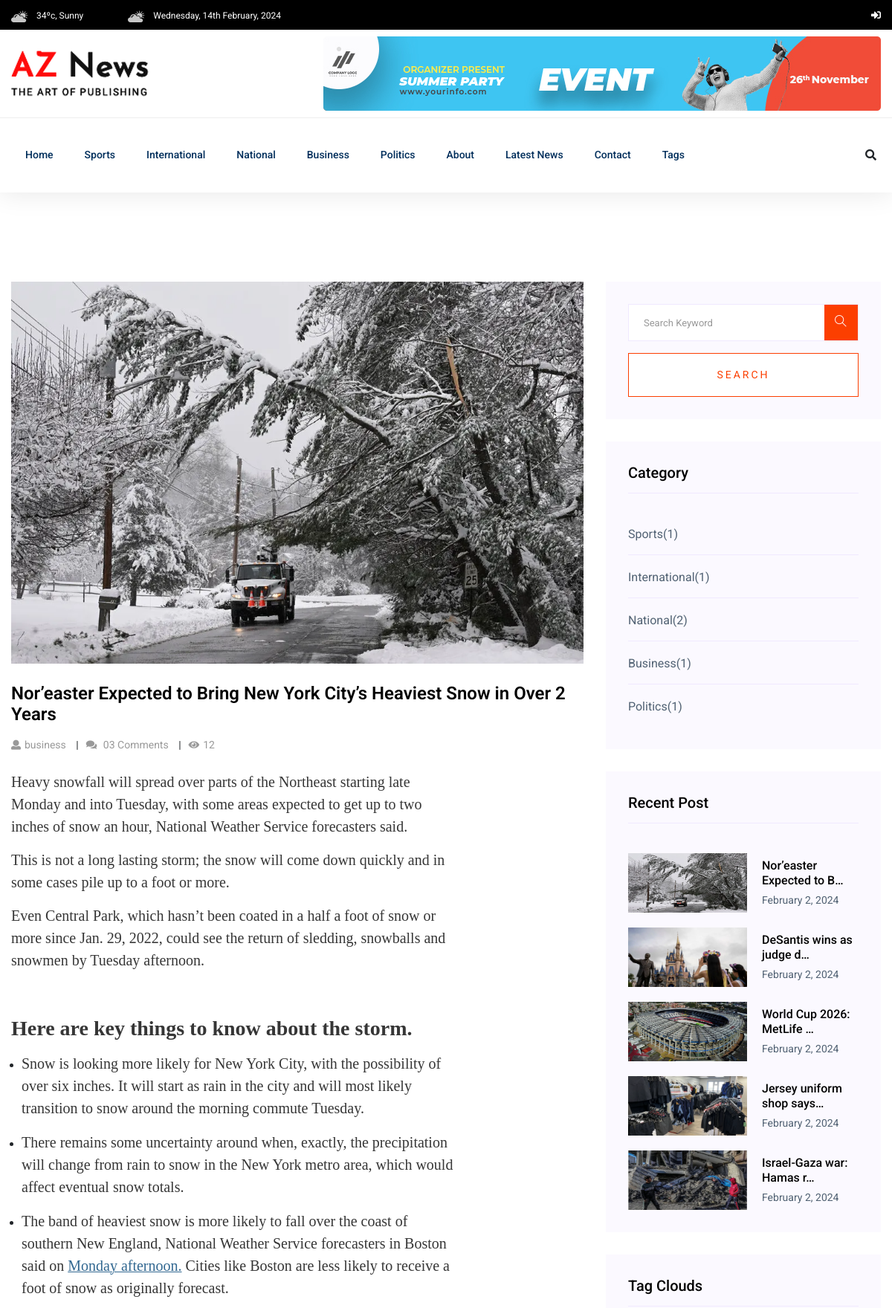
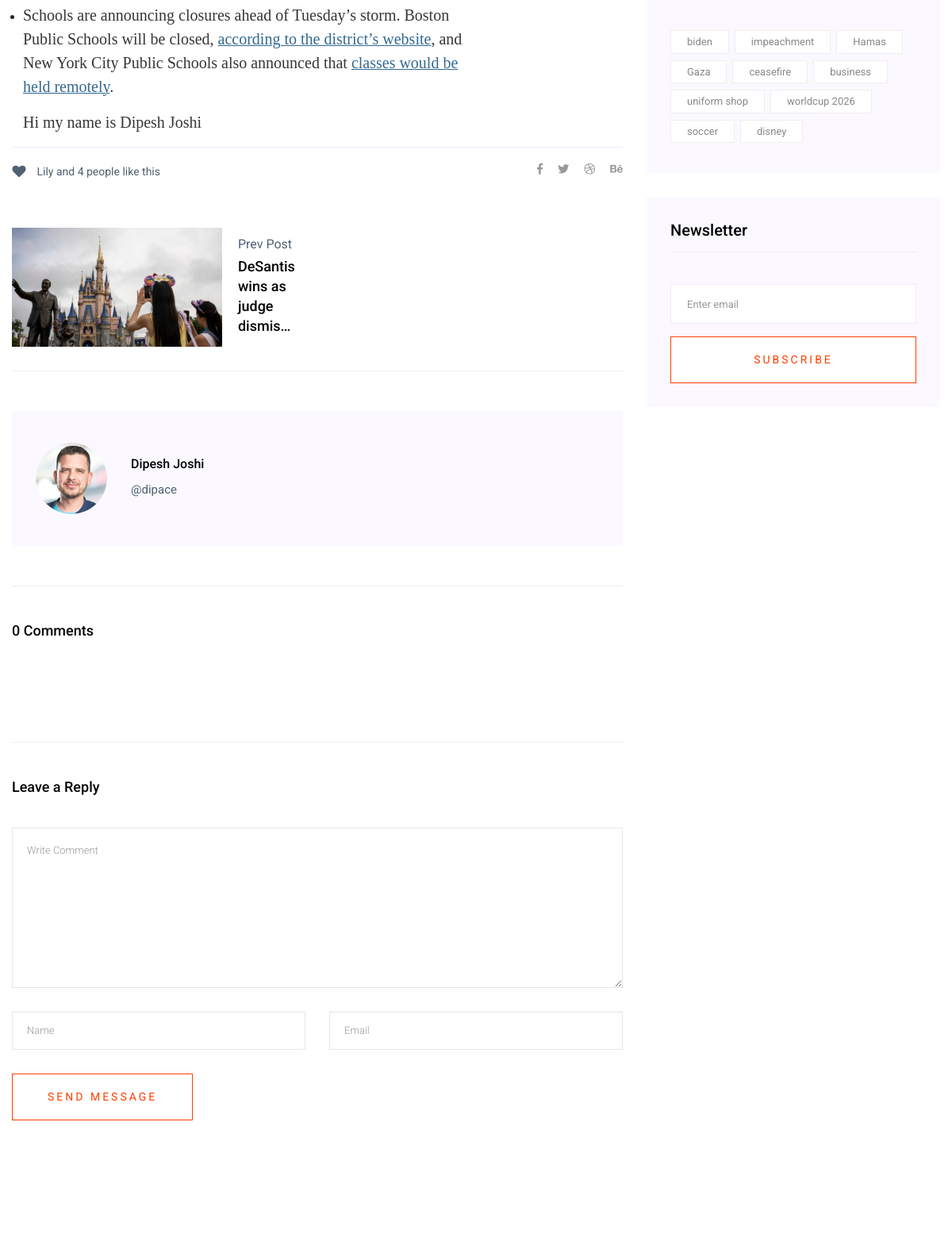
The app's page /post-detail/6/ (upper part) with its own data (2 pictures, top to bottom).
### newspaper/models.py (models this page shows, shortened)
class TimeStampModel(models.Model):
    created_at = models.DateTimeField(auto_now_add = True)
    updated_at = models.DateTimeField(auto_now = True)
    class Meta:
        abstract = True # Do not create table for this model

class Category(TimeStampModel):
    name = models.CharField(max_length = 20)

class Post(models.Model):
    STATUS_CHOICES = [
        ("active", "Active"),
        ("inactive", "Inactive"),
    ]
    title = models.CharField(max_length = 200)
    content = models.TextField()
    featured_image = models.ImageField(upload_to = "post_images/%Y/%m/%d", blank = False)
    author = models.ForeignKey("auth.User", on_delete = models.CASCADE)
    published_at = models.DateTimeField(null = True, blank = True)
    status = models.CharField(max_length = 20, choices = STATUS_CHOICES, default = "active")
    views_count = models.PositiveBigIntegerField(default = 0)
    created_at = models.DateTimeField(auto_now_add = True)
    updated_at = models.DateTimeField(auto_now = True)
    category = models.ForeignKey(Category, on_delete = models.CASCADE)
    tag = models.ManyToManyField(Tag)
    @property
    def latest_comments(self):
        comments = Comment.objects.filter(post=self).order_by("-created_at")
        return comments

class Tag(TimeStampModel):
    name = models.CharField(max_length = 20)
    def __str__(self):
        return self.name

### newspaper/views.py (the view)
# urls.py: path("post-detail/<int:pk>/", views.PostDetailView.as_view(), name = "post-detail"),
class PostDetailView(DetailView):
    model = Post
    template_name = "aznews/main/detail/detail.html"
    context_object_name = "post"
    def get_context_data(self, *args, **kwargs):
        context = super().get_context_data(*args, **kwargs)
        obj = self.get_object() # 4
        obj.views_count += 1
        obj.save()
        context["previous_post"] = (
            Post.objects.filter(
                status="active", published_at__isnull=False, id__lt=obj.id
            )
            .order_by("-id")
            .first()
        )
        context["next_post"] = (
            Post.objects.filter(
                status="active", published_at__isnull=False, id__gt=obj.id
            )
            .order_by("id")
            .first()
        )
        return context

### newspaper/navigation.py (called while the page is built)
def navigation(request):
    categories = Category.objects.all()[:5]
    tags = Tag.objects.all()[:10]
    trending_posts = Post.objects.filter(
        status="active", published_at__isnull=False
    ).order_by("-published_at", "-views_count")[:5]
    return {
        "tags": tags,
        "categories": categories,
        "trending_posts": trending_posts,
    }

### templates/aznews/main/detail/detail.html
{% extends "aznews/base.html" %}
{% block content %}
    <section class="blog_area single-post-area section-padding">
        <div class="container">
            <div class="row">
                <div class="col-lg-8 posts-list">
                    {% include "aznews/main/detail/left/blog.html" %}
                    {% include "aznews/main/detail/left/post_nav.html" %}
                    {% include "aznews/main/detail/left/author.html" %}
                    {% include "aznews/main/detail/left/comment_list.html" %}
                    {% include "aznews/main/detail/left/comment_form.html" %}
                </div>
                <div class="col-lg-4">
                    <div class="blog_right_sidebar">
                        {% include "aznews/main/list/right/search.html" %}
                        {% include "aznews/main/list/right/category.html" %}
                        {% include "aznews/main/list/right/popular_post.html" %}
                        {% include "aznews/main/list/right/tag.html" %}
                        {% include "aznews/main/list/right/newsletter.html" %}
                    </div>
                </div>
            </div>
        </div>
    </section>
{% endblock content %}

### templates/aznews/header/header.html (shortened to what this page needs)
{% load static %}
<header>
    <div class="header-area">
        <div class="main-header ">
            <div class="header-top black-bg d-none d-md-block">
                <div class="container">
                    <div class="col-xl-12">
                        <div class="row d-flex justify-content-between align-items-center">
                            <div class="header-info-left">
                                <ul>
                                    <li>
                                        <img src="{% static 'aznews/assets/img/icon/header_icon1.png' %}" alt="">
                                        34ºc, Sunny
                                    </li>
                                    <li>
                                        <img src="{% static 'aznews/assets/img/icon/header_icon1.png' %}" alt="">
                                        {% now "l, jS F, Y" %}
                                    </li>
                                </ul>
                            </div>
                            <div class="header-info-right">
                                <ul class="header-social">
                                    {% if user.is_authenticated %}
                                        <li>
                                            <a href="{% url 'logout' %}"><i class="fas fa-sign-out-alt"></i></a>
                                        </li>
                                        <li>
                                            <a href="{% url 'blog:draft-list' %}"><i class="fas fa-tasks"></i></a>
                                        </li>
                                        <li>
                                            <a href="{% url 'blog:post-create' %}"><i class="fas fa-plus"></i></a>
                                        </li>
                                    {% else %}
                                        <li>
                                            <a href="{% url 'login' %}"><i class="fas fa-sign-in-alt"></i></a>
                                        </li>
                                    {% endif %}
                                </ul>
                            </div>
                        </div>
                    </div>
                </div>
            </div>
            <div class="header-mid d-none d-md-block">
                <div class="container">
                    <div class="row d-flex align-items-center">
                        <div class="col-xl-3 col-lg-3 col-md-3">
                            <div class="logo">
                                <a href="/">
                                    <img src="{% static 'aznews/assets/img/logo/logo.png' %}" alt="">
                                </a>
                            </div>
                        </div>
                        <div class="col-xl-9 col-lg-9 col-md-9">
                            <div class="header-banner f-right ">
                                <img src="{% static 'aznews/assets/img/hero/header_card.jpg' %}" alt="">
                            </div>
                        </div>
                    </div>
                </div>
            </div>
            <div class="header-bottom header-sticky">
                <div class="container">
                    <div class="row align-items-center">
                        <div class="col-xl-10 col-lg-10 col-md-12 header-flex">
                            <div class="main-menu d-none d-md-block">
                                <nav>
                                    <ul id="navigation">
                                        <li>
                                            <a href="/">Home</a>
                                        </li>
                                        {% for category in categories %}
                                            <li>
                                                <a href="{% url 'post-by-category' category.pk %}">{{ category.name }}</a>
                                            </li>
                                        {% endfor %}
                                        <li>
                                            <a href="{% url 'about' %}">About</a>
                                        </li>
                                        <li>
                                            <a href="{% url 'post-list' %}">Latest News</a>
                                        </li>
                                        <li>
                                            <a href="{% url 'contact' %}">Contact</a>
                                        </li>
                                        <li>
                                            <a href="#">Tags</a>
                                        </li>
                                    </ul>
                                </nav>
                            </div>
                        </div>
                        <div class="col-xl-2 col-lg-2 col-md-4">
                            <div class="header-right-btn f-right d-none d-lg-block">
                                <i class="fas fa-search special-tag"></i>
                            </div>
                        </div>
                        <div class="col-12">
                        </div>
                    </div>
                </div>
            </div>
        </div>
    </div>
</header>

### templates/aznews/main/detail/left/blog.html (shortened to what this page needs)
<div class="single-post">
    <div class="feature-img">
        <img class="img-fluid"
             src="{{ post.featured_image.url }}"
             alt="{{ post.title }}">
    </div>
    <div class="blog_details">
        <h2>{{ post.title }}</h2>
        <ul class="blog-info-link mt-3 mb-4">
            <li>
                <a href="#"><i class="fa fa-user"></i>{{ post.tag.all|join:", " }}</a>
            </li>
            <li>
                <a href="#"><i class="fa fa-comments"></i> 03 Comments</a>
            </li>
            <li>
                <a href="#"><i class="fa fa-eye"></i>{{ post.views_count }}</a>
            </li>
        </ul>
        {{ post.content|safe }}
    </div>
</div>

### templates/aznews/main/detail/left/post_nav.html (shortened to what this page needs)
<div class="navigation-top">
    <div class="d-sm-flex justify-content-between text-center">
        <p class="like-info">
            <span class="align-middle"><i class="fa fa-heart"></i></span> Lily and 4
            people like this
        </p>
        <div class="col-sm-4 text-center my-2 my-sm-0">
        </div>
        <ul class="social-icons">
            <li>
                <a href="#"><i class="fab fa-facebook-f"></i></a>
            </li>
            <li>
                <a href="#"><i class="fab fa-twitter"></i></a>
            </li>
            <li>
                <a href="#"><i class="fab fa-dribbble"></i></a>
            </li>
            <li>
                <a href="#"><i class="fab fa-behance"></i></a>
            </li>
        </ul>
    </div>
    <div class="navigation-area">
        <div class="row">
            <div class="col-lg-6 col-md-6 col-12 nav-left flex-row d-flex justify-content-start align-items-center">
                {% if previous_post %}
                    <div class="thumb">
                        <a href="{% url 'post-detail' previous_post.pk %}">
                            <img class="img-fluid"
                                 src="{{ previous_post.featured_image.url }}"
                                 alt="{{ previous_post.title }}">
                        </a>
                    </div>
                    <div class="arrow">
                        <a href="{% url 'post-detail' previous_post.pk %}">
                        </a>
                    </div>
                    <div class="detials">
                        <p>Prev Post</p>
                        <a href="{% url 'post-detail' previous_post.pk %}">
                            <h4>{{ previous_post.title|truncatechars:30 }}</h4>
                        </a>
                    </div>
                {% endif %}
            </div>
            <div class="col-lg-6 col-md-6 col-12 nav-right flex-row d-flex justify-content-end align-items-center">
            </div>
        </div>
    </div>
</div>

### templates/aznews/main/detail/left/author.html
{% load static %}
<div class="blog-author">
    <div class="media align-items-center">
        <img src="{% static 'aznews/assets/img/blog/author.png' %}"
             alt="{{ post.author.username }}">
        <div class="media-body">
            <a href="#">
                <h4>{{ post.author.get_full_name }}</h4>
            </a>
            <p>@{{ post.author.username }}</p>
        </div>
    </div>
</div>

### templates/aznews/main/detail/left/comment_list.html (shortened to what this page needs)
{% load static %}
<div class="comments-area">
    <h4>{{ post.comment_set.count }} Comments</h4>
</div>

### templates/aznews/main/list/right/category.html
<aside class="single_sidebar_widget post_category_widget">
    <h4 class="widget_title">Category</h4>
    <ul class="list cat-list">
        {% for category in categories %}
            <li>
                <a href="{% url 'post-by-category' category.id %}" class="d-flex">
                    <p>{{ category.name|title }}</p>
                    <p>({{ category.post_set.count }})</p>
                </a>
            </li>
        {% endfor %}
    </ul>
</aside>

### templates/aznews/main/list/right/popular_post.html
<aside class="single_sidebar_widget popular_post_widget">
    <h3 class="widget_title">Recent Post</h3>
    {% for trending_post in trending_posts %}
    <div class="media post_item">
        <img src="{{ trending_post.featured_image.url }}"
             alt="{{ trending_post.title }}" width="160px" height="80px">
        <div class="media-body">
            <a href="{% url 'post-detail' trending_post.pk %}">
                <h3>{{ trending_post.title|truncatechars:25 }}</h3>
            </a>
            <p>{{ trending_post.published_at|date:"F n, Y" }}</p>
        </div>
    </div>
    {% endfor %}
</aside>

### templates/aznews/main/list/right/tag.html
<aside class="single_sidebar_widget tag_cloud_widget">
    <h4 class="widget_title">Tag Clouds</h4>
    <ul class="list">
        {% for tag in tags %}
            <li>
                <a href="#">{{ tag.name }}</a>
            </li>
        {% endfor %}
    </ul>
</aside>

### records on screen
Category: name "Sports", post_set.count "1"
Category: name "International", post_set.count "1"
Category: name "National", post_set.count "2"
Category: name "Business", post_set.count "1"
Category: name "Politics", post_set.count "1"
Post: featured_image (picture), title "Nor’easter Expected to Bring New York City’s Heaviest Snow in Over 2 Years", tag.all "business", views_count "12", content "Heavy snowfall will spread over parts of the Northeast starting late Monday and into Tuesday, with some areas expected to get up to two inches of snow an hour, National Weather Service forecasters said. This is not a long lasting storm; the snow will come down quickly and in some cases pile up to a foot or more. Even Central Park, which hasn’t been coated in a half a foot of snow or more since Jan. 29, 2022, could see the return of sledding, snowballs and snowmen by Tuesday afternoon. Here are key things to know about the storm. Snow is looking more likely for New York City, with the possibility of over six inches. It will start as rain in the city and will most likely transition to snow…", author.get_full_name "Dipesh Joshi", author.username "dipace", comment_set.count "0", title "Nor’easter Expected to B…", published_at "February 2, 2024"
Post: featured_image (picture), title "DeSantis wins as judge dismis…", title "DeSantis wins as judge d…", published_at "February 2, 2024"
Post: featured_image (picture), title "World Cup 2026: MetLife …", published_at "February 2, 2024"
Post: featured_image (picture), title "Jersey uniform shop says…", published_at "February 2, 2024"
Post: featured_image (picture), title "Israel-Gaza war: Hamas r…", published_at "February 2, 2024"
Tag: name "biden"
Tag: name "impeachment"
Tag: name "Hamas"
Tag: name "Gaza"
Tag: name "ceasefire"
Tag: name "business"
Tag: name "uniform shop"
Tag: name "worldcup 2026"
Tag: name "soccer"
Tag: name "disney"
